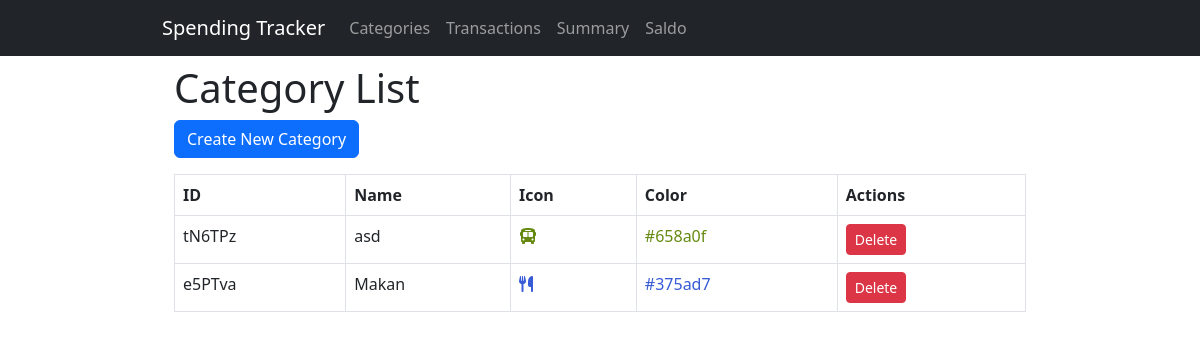
The app's page /kategori/, older data.
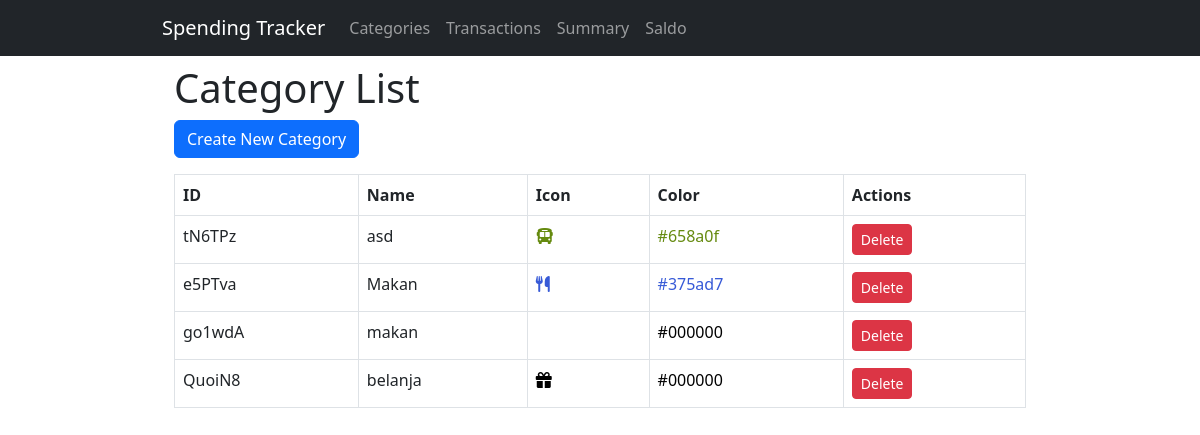
The same page, newer data.
### main/models.py (models this page shows, shortened)
class Kategori(models.Model):
    id = models.CharField(max_length=255, primary_key=True)
    nama = models.CharField(max_length=100)
    ikon = models.CharField(max_length=50, blank=True, null=True)
    warna = models.CharField(max_length=7, blank=True, null=True)  # Hex color code
    def getIkon(self):
        return self.ikon
    def getWarna(self):
        return self.warna
    class Meta:
        verbose_name_plural = "Kategori"

### main/views.py (the view)
# urls.py: path('kategori/', views.kategori_list, name='kategori_list'),
def kategori_list(request):
    categories = PengelolaKategori.ambilSemuaKategori()
    return render(request, 'main/kategori_list.html', {'categories': categories})

### main/models.py (called while the page is built)
    @staticmethod
    def ambilSemuaKategori():
        return list(Kategori.objects.all())

### main/templates/main/kategori_list.html (shortened to what this page needs)
{% extends "base.html" %}
{% block content %}
<div class="container">
    <h1>Category List</h1>
    <a href="{% url 'kategori_create' %}" class="btn btn-primary mb-3">Create New Category</a>
    <table class="table table-bordered">
        <thead>
            <tr>
                <th>ID</th>
                <th>Name</th>
                <th>Icon</th>
                <th>Color</th>
                <th>Actions</th>
            </tr>
        </thead>
        <tbody>
            {% for kategori in categories %}
                <tr>
                    <td>{{ kategori.id }}</td>
                    <td>{{ kategori.nama }}</td>
                    <td><i class="{{ kategori.getIkon }}" style="color: {{ kategori.getWarna }}"></i></td>
                    <td><span style="color: {{ kategori.getWarna }}">{{ kategori.getWarna }}</span></td>
                    <td>
                    {% if kategori.id %}
                        <form method="post" action="{% url 'kategori_delete' kategori.id %}">
                            <button type="submit" class="btn btn-danger btn-sm">Delete</button>
                        </form>
                    {% else %}
                        <button class="btn btn-danger btn-sm" disabled>Invalid ID</button>
                    {% endif %}
                    </td>
                </tr>
            {% empty %}
                <tr><td colspan="5">No categories found.</td></tr>
            {% endfor %}
        </tbody>
    </table>
</div>
{% endblock %}

### main/templates/base.html (shortened to what this page needs)
<!DOCTYPE html>
<html lang="en">
<head>
    <link rel="stylesheet" href="https://cdnjs.cloudflare.com/ajax/libs/font-awesome/6.4.0/css/all.min.css">
    <link href="https://cdn.jsdelivr.net/npm/bootstrap@5.3.0/dist/css/bootstrap.min.css" rel="stylesheet">
</head>
<body>
<nav class="navbar navbar-expand-lg navbar-dark bg-dark fixed-top">
    <div class="container">
<a class="navbar-brand" href="{% url 'show_main' %}">Spending Tracker</a>
        <div class="collapse navbar-collapse" id="navMenu">
            <ul class="navbar-nav me-auto">
                <li class="nav-item">
                    <a class="nav-link" href="{% url 'kategori_list' %}">Categories</a>
                </li>
                <li class="nav-item">
                    <a class="nav-link" href="{% url 'transaksi_list' %}">Transactions</a>
                </li>
                <li class="nav-item">
                    <a class="nav-link" href="{% url 'summary' %}">Summary</a>
                </li>
                <li class ="nav-item">
                    <a class ="nav-link" href="{% url 'saldo' %}" >Saldo</a>
                </li>
            </ul>
        </div>
    </div>
</nav>
<main class="container">
    {% block content %}{% endblock %}
</main>
</body>
</html>

### main/templates/base.html (style rules this page uses)
body { padding-top: 4rem; }
.container { max-width: 900px; }

Row changes from the older to the newer data that the page shows:
added Kategori: id "go1wdA", nama "makan", getWarna "#000000", shows "Delete"
added Kategori: id "QuoiN8", nama "belanja", getWarna "#000000", shows "Delete"
